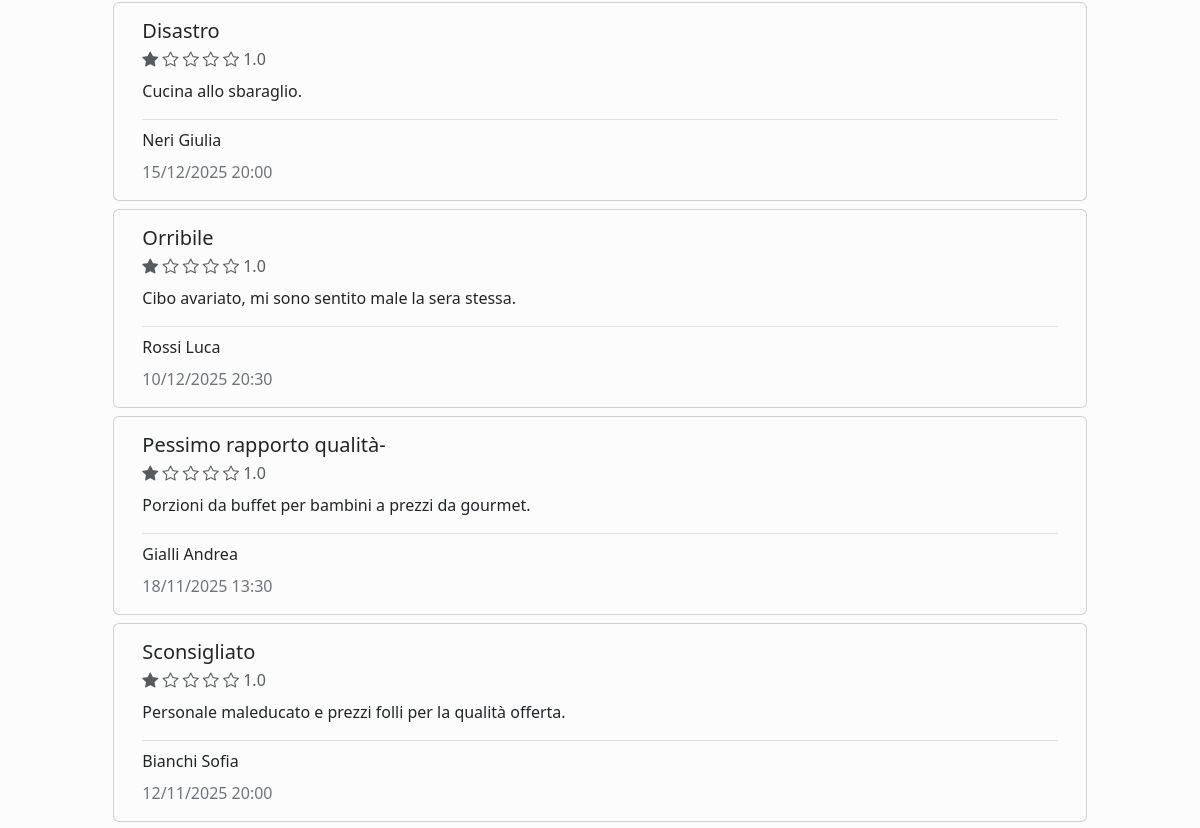
Page /canteen_reviews.php?id=12 (signed in, middle part) on the earlier database version.
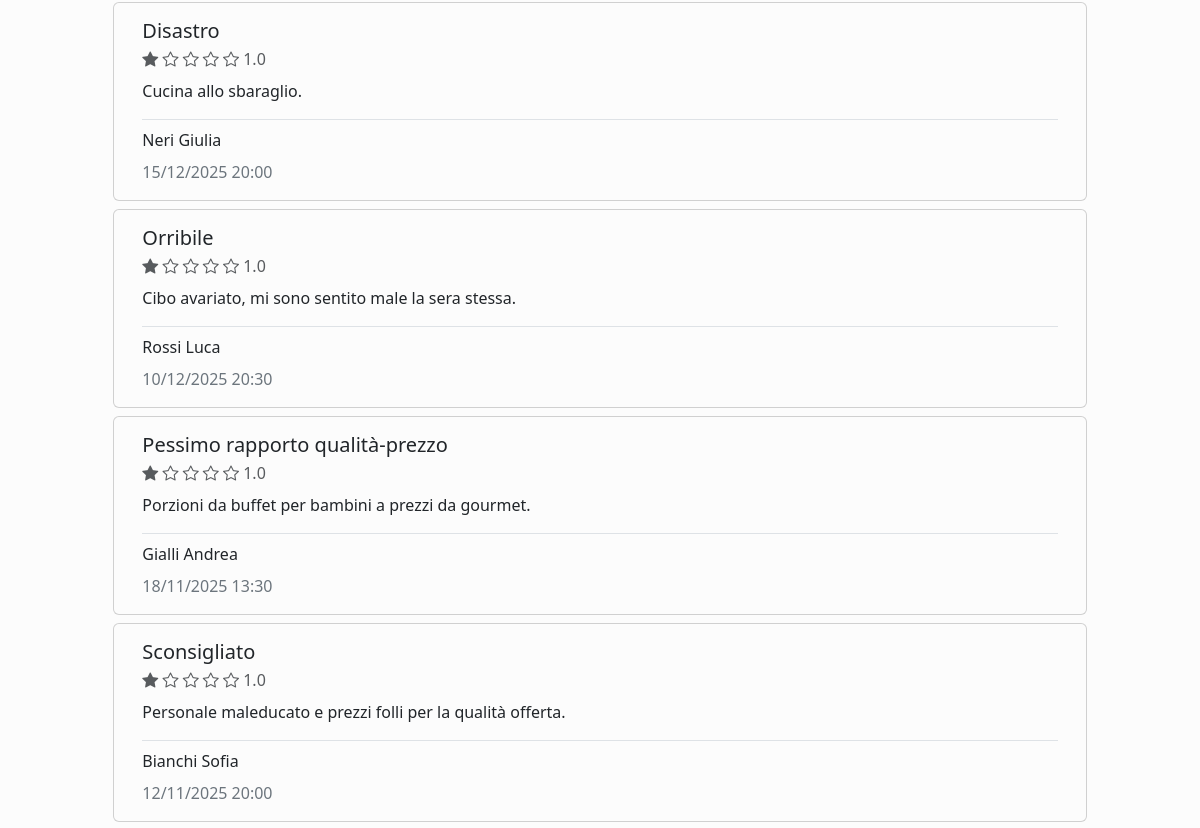
Same page on the later database version.
### tables this page shows
CREATE TABLE `recensioni` (
  `id` int NOT NULL,
  `voto` decimal(2,1) NOT NULL,
  `titolo` varchar(255) NOT NULL,
  `descrizione` varchar(1024) NOT NULL,
  `data_ora` datetime NOT NULL,
  `id_mensa` int NOT NULL,
  `email` varchar(100) NOT NULL
);

CREATE TABLE `clienti` (
  `email` varchar(100) NOT NULL,
  `nome` varchar(25) NOT NULL,
  `cognome` varchar(25) NOT NULL
);

### public/canteen_reviews.php (called while the page is built, shortened)
<?php
require_once '../src/bootstrap.php';
if (isset($_GET["id"])) {
    $templateParams["canteen"] = $dbh->getCanteenById($_GET["id"]);
    $templateParams["reviews"] = $dbh->getCanteenReviews($_GET["id"]);
    $templateParams["subtitle"] = "Recensioni";
} else {
    header("Location: explore.php");
    exit();
}
$templateParams["redirect"] = "canteen_reviews.php?id=" . $_GET["id"];
require '../src/template/base.php';
?>

### src/database.php (called while the page is built, shortened)
<?php
class DatabaseHelper {
    private $db;
    public function __construct($servername, $username, $password, $dbname, $port){
        $this->db = new mysqli($servername, $username, $password, $dbname, $port);
    }
    public function getCanteenById($id) {
        $stmt = $this->db->prepare("SELECT m.*, c.nome AS categoria FROM mense AS m JOIN categorie c ON m.id_categoria = c.id WHERE m.id = ?;");
        $stmt->bind_param("i", $id);
        $stmt->execute();
        $result = $stmt->get_result();
        if ($result->num_rows > 0) {
            $c = $result->fetch_assoc();
            return new Canteen($c["id"], $c["email"], $c["nome"], $c["descrizione"], $c["ind_civico"], $c["ind_via"], $c["ind_comune"], $c["ind_cap"], $c["telefono"], $c["coo_latitudine"], $c["coo_longitudine"], $c["num_posti"], $c["immagine"], $c["categoria"], $c["media_recensioni"], $c["num_recensioni"], $this->getCanteenTimeTable($c["id"]));
        } else {
            return null;
        }
    }
    public function getCanteenByEmail($email) {
        $stmt = $this->db->prepare("SELECT m.*, c.nome AS categoria FROM mense AS m JOIN categorie c ON m.id_categoria = c.id WHERE m.email = ?;");
        $stmt->bind_param("s", $email);
        $stmt->execute();
        $result = $stmt->get_result();
        if ($result->num_rows > 0) {
            $c = $result->fetch_assoc();
            return new Canteen($c["id"], $c["email"], $c["nome"], $c["descrizione"], $c["ind_civico"], $c["ind_via"], $c["ind_comune"], $c["ind_cap"], $c["telefono"], $c["coo_latitudine"], $c["coo_longitudine"], $c["num_posti"], $c["immagine"], $c["categoria"], $c["media_recensioni"], $c["num_recensioni"], $this->getCanteenTimeTable($c["id"]));
        } else {
            return null;
        }
    }
    public function getCanteenTimetable($id, $day = "%") {
        $query = 'SELECT giorno, ora_apertura, ora_chiusura FROM orari
        WHERE id_mensa = ?
        AND giorno LIKE ?
        ORDER BY FIELD(giorno, \'mon\', \'tue\', \'wed\', \'thu\', \'fri\', \'sat\', \'sun\'), ora_apertura ASC';
        $stmt = $this->db->prepare($query);
        $stmt->bind_param("is", $id, $day);
        $stmt->execute();
        $hours = [];
        foreach ($stmt->get_result()->fetch_all(MYSQLI_ASSOC) as $h) {
            array_push($hours, new OpeningHour($h["giorno"], $h["ora_apertura"], $h["ora_chiusura"]));
        }
        return $hours;
    }
    public function getCanteenReviews($canteenId) {
        $query = "SELECT r.*, c.* FROM `recensioni` r JOIN utenti u ON r.email = u.email JOIN clienti c ON u.email = c.email WHERE r.id_mensa = ? ORDER BY data_ora DESC;";
        $stmt = $this->db->prepare($query);
        $stmt->bind_param("i", $canteenId);
        $stmt->execute();
        $result = $stmt->get_result();
        $list = array();
        foreach ($result->fetch_all(MYSQLI_ASSOC) as $r) {
            array_push($list, new Review($r["id"], $r["voto"], $r["titolo"], $r["descrizione"], $r["data_ora"], $r["id_mensa"], $r["email"], $r["cognome"], $r["nome"]));
        }
        return $list;
    }
}
?>

### src/bootstrap.php (called while the page is built, shortened)
<?php
require_once("database.php");
$dbh = new DatabaseHelper("localhost", "root", "", "almamensa", 3306);
require_once("classes.php");
require_once("utils.php");
if (isUserLoggedIn()) {
   switch (getUserLevel()) {
      case UserLevel::CanteenAdmin:
         $user = $dbh->getCanteenByEmail($_SESSION["user"]->getEmail());
         break;
   }
}
?>

### src/classes.php (called while the page is built, shortened)
<?php
class Canteen extends User implements JsonSerializable {
    public function getEmail() {
        return parent::getEmail();
    }
}
class Review {
    private $value;
    private $title;
    private $desc;
    private $dateTime;
    private $authorSurname;
    private $authorName;
    public function __construct($id, $value, $title, $desc, $dateTime, $canteenId, $authorEmail, $authorSurname, $authorName) {
        $this->value = $value;
        $this->title = $title;
        $this->desc = $desc;
        $this->dateTime = $dateTime instanceof DateTime ? $dateTime : new DateTime($dateTime);
        $this->authorSurname = $authorSurname;
        $this->authorName = $authorName;
    }
    public function getValue() {
        return $this->value;
    }
    public function getTitle() {
        return $this->title;
    }
    public function getDescription() {
        return $this->desc;
    }
    public function getTimestamp() {
        return date_format($this->dateTime,"d/m/Y H:i");
    }
    public function getAuthor() {
        return $this->authorSurname . " " . $this->authorName;
    }
}
abstract class User {
    private $email;
    public function __construct($email) {
        $this->email = $email;
    }
    public function getEmail() {
        return $this->email;
    }
}
?>

### src/template/components/review_card.php (the view, shortened to what the changed rows need)
<article class="card col-11 col-md-10 mb-2">
    <div class="card-body">
        <h2 class="card-title fs-5">
            <?php echo $r->getTitle(); ?>
        </h2>
        <p class="card-subtitle mb-2 text-body-secondary">
        <?php
            echo $r->getValue();
        ?>
        </p>
        <p class="card-text"><?php echo $r->getDescription(); ?></p>
        <div class="card-text border-top mb-2"></div>
        <p class="card-text mb-2"><?php echo $r->getAuthor(); ?></p>
        <p class="card-text text-secondary"><?php echo $r->getTimestamp(); ?></p>
    </div>
</article>

### src/template/canteen_reviews.php (shortened to what the changed rows need)
                <p class="col-12"><?php printStars($templateParams["canteen"]->getAvgReviews()) ?></p>
<div class="row justify-content-center px-3">
    <?php
    foreach($templateParams["reviews"] as $r) {
        require("components/review_card.php");
    } ?>
</div>

### src/utils.php (shortened to what the changed rows need)
<?php
function printStars($value) {
    for ($i = 1; $i <= $value; $i++) {
        echo "<span class=\"bi bi-star-fill\"></span>\n";
    }
    $decimals = $value - floor($value);
    if ($decimals >= 0.5) {
        $i++;
    }
    for ( ; $i <= 5; $i++) {
        echo "<span class=\"bi bi-star\"></span>\n";
    }
}
?>

Differences in the rows shown:
changed recensioni "Porzioni da buffet per bambini a prezzi da gourmet.": titolo "Pessimo rapporto qualità-" → "Pessimo rapporto qualità-prezzo"
